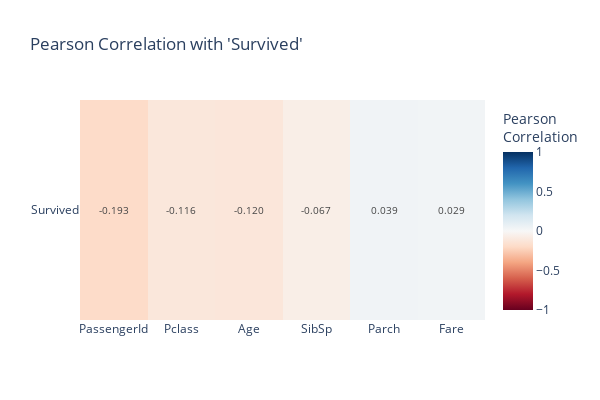

The notebook cell this image was saved under:
### Code cell
# Correlation heatmap with different backends
numeric_df = df.select(pl.col(pl.Float64, pl.Int64))

print('📊 CORRELATION HEATMAP - PLOTLY (Interactive)')
ps.corr_heatmap(numeric_df, backend='plotly', method='pearson', target='Survived', width=600, height=400)

### Figure 1 — Plotly figure (JSON) as saved in the notebook; plotly's stock layout.template omitted (floating-point values rounded to 4 significant figures)
{"data": [{"colorbar": {"title": {"text": "Pearson<br>Correlation"}}, "colorscale": [[0, "rgb(103,0,31)"], [0.1, "rgb(178,24,43)"], [0.2, "rgb(214,96,77)"], [0.3, "rgb(244,165,130)"], [0.4, "rgb(253,219,199)"], [0.5, "rgb(247,247,247)"], [0.6, "rgb(209,229,240)"], [0.7, "rgb(146,197,222)"], [0.8, "rgb(67,147,195)"], [0.9, "rgb(33,102,172)"], [1, "rgb(5,48,97)"]], "hovertemplate": "<b>%{y}</b> vs <b>%{x}</b><br>Pearson Correlation: %{z:.3f}<extra></extra>", "text": [["-0.193", "-0.116", "-0.120", "-0.067", "0.039", "0.029"]], "textfont": {"size": 10}, "texttemplate": "%{text}", "type": "heatmap", "x": ["PassengerId", "Pclass", "Age", "SibSp", "Parch", "Fare"], "y": ["Survived"], "z": [[-0.193, -0.1163, -0.1204, -0.06694, 0.03943, 0.02934]], "zmax": 1, "zmid": 0, "zmin": -1}], "layout": {"height": 400, "title": {"text": "Pearson Correlation with 'Survived'"}, "width": 600, "xaxis": {"side": "bottom"}, "yaxis": {"autorange": "reversed"}}}
